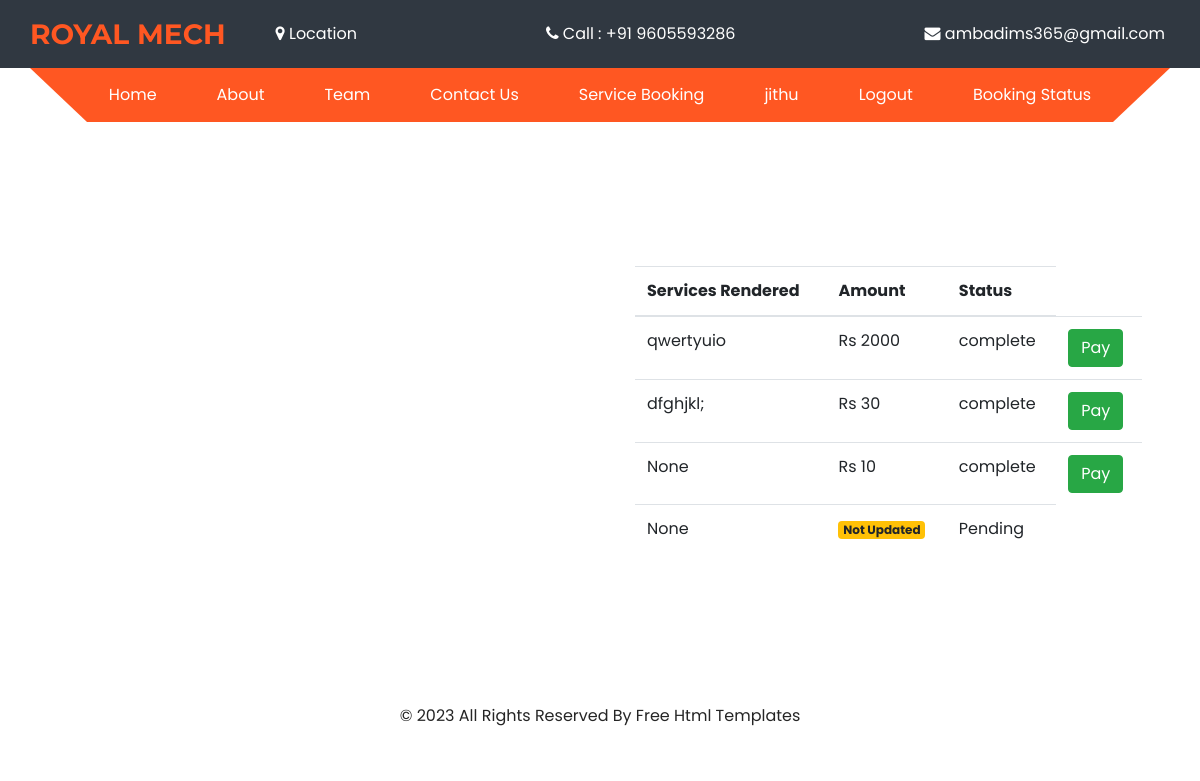
Screenshot of /status/ (signed in) with the database file from the repository.
### Tech_app/models.py (models this page shows, shortened)
class ServiceStatusDetail(models.Model):
    services_rendered = models.CharField(max_length=200,null=True,blank=True)
    amount	 = models.IntegerField(null=True)
    booking = models.ForeignKey(ServiceBooking,on_delete=models.CASCADE ,null=True)
    payment_request_id = models.CharField(max_length=300,null=True,blank=True)
    payment_id = models.CharField(max_length=300,null=True,blank=True)
    payment_status = models.CharField(max_length=100,default='pending')

class ServiceBooking(models.Model):
    service = models.ForeignKey(Service,on_delete=models.CASCADE ,null=True)
    Aname = models.CharField(max_length=200,null=True,blank=True)
    email = models.EmailField(max_length=200,)
    phone = models.CharField(max_length=12)
    message = models.CharField(max_length=200,null=True,blank=True)
    user = models.ForeignKey(registerDB,on_delete=models.CASCADE ,null=True)
    slot_status = models.CharField(max_length=200,default='Pending')
    booked_time = models.DateTimeField(default=datetime.now(), blank=True)
    date_for_service=models.DateField()

### Tech_app/decorators.py (the view)
    def wrapper(request, *args, **kw):
        if not (request.session.get('userid')):
            return HttpResponseRedirect('/login/')
        else:
            return function(request, *args, **kw)

### Tech_app/views.py (called while the page is built, shortened)
@login_required
def status(request):
    data= ServiceStatusDetail.objects.select_related('booking__service').filter(booking__user=request.session['userid'])
    return render(request,'status.html',{'datas':data})

### Tech_app/templates/status.html (shortened to what this page needs)
{% extends 'service.html' %}
{% load static %}
{% block content %}
<!DOCTYPE html>
<html lang="en">
<head>
</head>
<body>
  {% if datas %}
    <section class="about_section layout_padding">
        <div class="container">
          <div class="row">
            <div class="col-lg-6">
              <div class="img-box ">
              </div>
            </div>
            <div class="col-lg-6">
              <div class="detail-box pr-md-2">
                <div class="heading_container">
                  <center><h2 class="" style="padding:5px;">
                  </h2></center>
                </div>
                <div class="card-body">
                  <div class="table-responsive">
                    <table class="table">
                      <thead>
                        <tr>
                          <th>Services Rendered</th>
                          <th>Amount</th>
                          <th>Status</th>
                        </tr>
                      </thead>
                      <tbody>
                       {% for item in datas %}
                       <form action="" method="post">
                        <tr>
                          <td>{{ item.services_rendered  }}</td>
                          {%if item.amount == None %}
                          <td><span class="badge badge-warning">Not Updated</span></td>
                          {% else %}
                          <td>Rs {{ item.amount	 }}</td>
                          {% endif %}
                          <td>{{ item.booking.slot_status }} </td>
                          {% if item.amount != None %}
                          <td> <div class="btn-box" >
                         <button class="btn btn-success" name="pay-bill"  >
                              Pay
                            </button>
                          </div></td>
                          {% endif %}
                        </tr>
                      </form>
                  {% endfor %}
                      </tbody>
                    </table>
                  </div>
                </div>
                {% endif %}
              </div>
            </div>
          </div>
        </div>
      </section>
</body>
</html>
{% endblock content %}

### static/assets/css/style.css (style rules this page uses)
body { font-family: 'Poppins', sans-serif; color: #0c0c0c; background-color: #ffffff; overflow-x: hidden; }
.layout_padding { padding: 90px 0; }
h1, h2, h3, h4, h5 { font-family: 'Montserrat', sans-serif; }
.heading_container { display: -webkit-box; display: -ms-flexbox; display: flex; -webkit-box-orient: vertical; -webkit-box-direction: normal; -ms-flex-direction: column; flex-direction: column; -webkit-box-align: start; -ms-flex-align: start; align-items: flex-start; }
.heading_container h2 { position: relative; font-weight: bold; }
.btn, .btn:focus { outline: none !important; -webkit-box-shadow: none; box-shadow: none; }
.about_section .row { -webkit-box-align: center; -ms-flex-align: center; align-items: center; }
.about_section .img-box { position: relative; overflow: hidden; height: 100%; }

### static/assets/css/responsive.css (style rules this page uses)
@media (min-width: 1200px) { .container { max-width: 1170px; } }

### rows the page displays
ServiceStatusDetail: services_rendered "qwertyuio", amount "2000", booking.slot_status "complete"
ServiceStatusDetail: services_rendered "dfghjkl;", amount "30", booking.slot_status "complete"
ServiceStatusDetail: services_rendered "None", amount "10", booking.slot_status "complete"
ServiceStatusDetail: services_rendered "None", shows "Not Updated", booking.slot_status "Pending"

### other values shown
{{ request.session.username }} "jithu"
